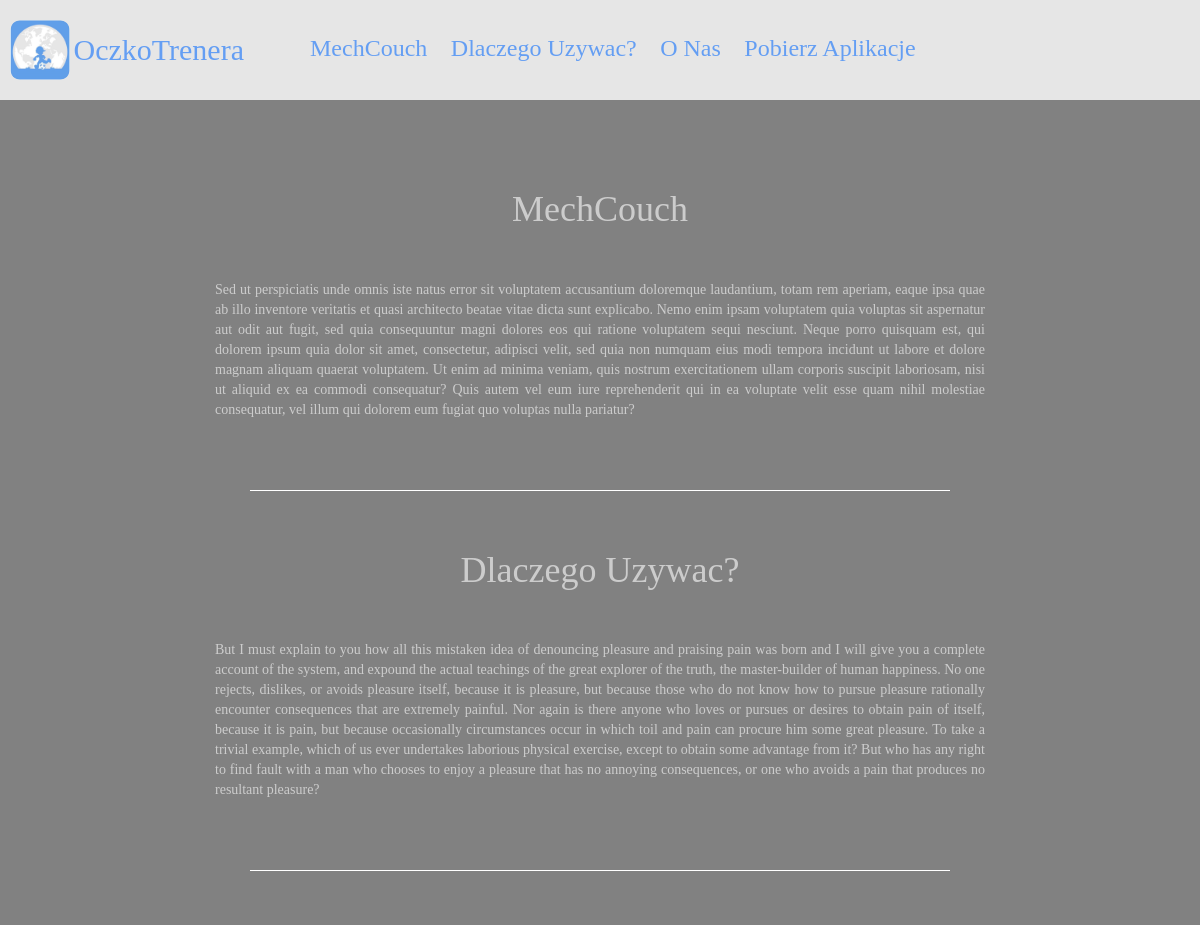
Before: / (upper part) with the older database file.
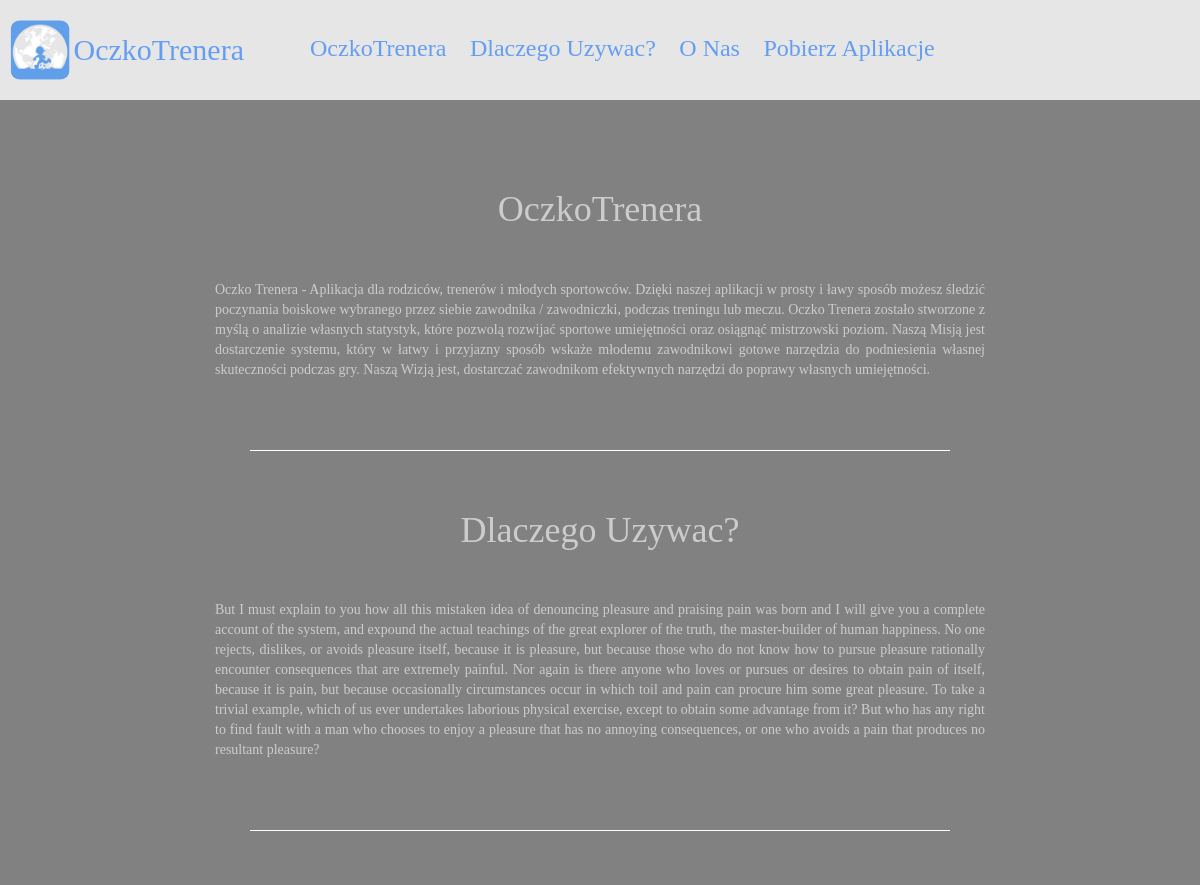
After: the same page with the newer database file.
### tables this page shows
create table description(
id int not null auto_increment,
title varchar(30),
content text,
photo varchar(50),
primary key(id));

### _header/menu.php (the view, shortened to what this page needs)
<header class="container-fluid myheader">
    <nav class="mynavbar row">
        <div class="logo" style="width: auto">
            <a href="index.php" style="text-decoration: none; color: #649EF3">
                <img id="logo" src="_photos/logo.jpg" alt="logo">
                <h4>OczkoTrenera</h4></a>
        </div>
        <div class="mymenu">
            <ul>
                <?php
                $result = $db->query("select id, title, photo from description;");
                if ($result->rowCount()) {
                    while ($data = $result->fetch()) {
                        ?>
                        <li class="d-inline-block"><a class="nav-link <?php echo $data['id'] ?>" href="#" onclick="slidedown('<?php echo $data['id'] ?>')"><h3 class="menu_bigger"><?php echo $data['title']; ?></h3><h3 class="menu_smaller"><?php echo $data['photo'] ?></h3></a></li>
                                    <?php
                                }
                            }
                            ?>
            </ul>
        </div>
    </nav>
</header>

### index.php (shortened to what this page needs)
<?php
require_once 'connect_db.php';
?>
<!DOCTYPE html>
<html>
    <head>
        <link rel="stylesheet" href="https://code.jquery.com/ui/1.12.1/themes/smoothness/jquery-ui.css">
        <?php require 'links_head.php'; ?>
    </head>
    <body>
        <div id="mybody">
            <?php require '_header/menu.php'; ?>
            <?php require '_content/content.php'; ?>
            <?php require 'links_end.php'; ?>
        </div>
    </body>
</html>

### links_head.php
<link href="css_main.css" rel="stylesheet" type="text/css">
<link href="_header/css_menu.css" rel="stylesheet" type="text/css">
<link href="_footer/css_footer.css" rel="stylesheet" type="text/css">
<link href="_content/css_content.css" rel="stylesheet" type="text/css">
<link href="_external/css/bootstrap.min.css" rel="stylesheet" type="text/css">
<link rel="stylesheet" href="https://code.jquery.com/ui/1.12.1/themes/smoothness/jquery-ui.css">

### _content/content.php (shortened to what this page needs)
<div class="content container-fluid pt-5">
    <div class="row">
        <?php
        $result = $db->query("select id, title, content from description");
        if ($result->rowCount()) {
            while ($data = $result->fetch()) {
                ?>
                <div id="<?php echo $data['id'] ?>" class = "col-md-8 ml-auto mr-auto description">
                    <h1><?php echo $data['title'] ?></h1>
                    <p><?php echo $data['content'] ?></p>
                </div>
                <div class="hdivider col-11 col-md-7 m-auto">
                </div>
                <?php
            }
        }
        ?>
    </div>
</div>

### links_end.php (shortened to what this page needs)
<link rel="stylesheet" href="https://maxcdn.bootstrapcdn.com/bootstrap/3.4.0/css/bootstrap.min.css">

### css_main.css (style rules this page uses)
#mybody { font-family: "Comic Sans MS"; margin: 0px; padding: 0px; background-color: #818181; }
.content { color: rgba(255,255,255,0.6); }
a { color: black; text-decoration: none; text-shadow: none; }

### _header/css_menu.css (style rules this page uses)
.myheader { position: -webkit-sticky; position: sticky; top: 0; background-color: rgba(255, 255,255, 0.8); height: auto; z-index: 1; }
ul { list-style-type: none; margin: 0; margin-left: auto; padding: 0px; }
nav a { color: #649EF3; text-decoration: none; text-transform: capitalize; }
header h3,header h4 { margin: 0px; padding: 0px; display: inline; vertical-align: middle; }
.logo { padding-left: 10px; margin-right: auto; }
.mymenu { width: 75%; }
@media only screen and (min-width: 1100px) { .mymenu { padding-top: 10px; } }
@media only screen and (min-width: 1100px) { .myheader { padding: 20px 5px 20px 5px; } }
@media only screen and (min-width: 1100px) { .logo img { border-radius: 10px; width: 60px; height: 60px; } }
@media only screen and (min-width: 1100px) { .logo h4 { font-size: 30px; } }
@media only screen and (min-width: 1100px) { .menu_bigger { display: block; } }

### _content/css_content.css (style rules this page uses)
.description { text-align: justify; text-justify: inter-word; padding: 5vw; min-height: 40vw; }
.description h1 { padding: 0px; margin: 0px; padding-bottom: 50px; text-align: center; text-transform: capitalize; }
.hdivider { border-bottom: white solid 1px; }

Changed rows visible on the page:
changed description: title "MechCouch" → "OczkoTrenera"; content "Sed ut perspiciatis unde omnis iste natus error sit voluptatem accusantium doloremque laudantium, totam rem aperiam, eaque ipsa quae ab illo inventore veritatis et quasi architecto beatae vitae dicta sunt explicabo. Nemo enim ipsam voluptatem quia voluptas sit aspernatur aut odit aut fugit, sed quia consequuntur magni dolores eos qui ratione voluptatem sequi nesciunt. Neque porro quisquam est, qui dolorem ipsum quia dolor sit amet, consectetur, adipisci velit, sed quia non numquam eius modi tempora incidunt ut labore et dolore magnam aliquam quaerat voluptatem. Ut enim ad minima veniam, quis nostrum exercitationem ullam corporis suscipit laboriosam, nisi ut aliquid ex ea commodi…" → "Oczko Trenera - Aplikacja dla rodziców, trenerów i młodych sportowców. Dzięki naszej aplikacji w prosty i ławy sposób możesz śledzić poczynania boiskowe wybranego przez siebie zawodnika / zawodniczki, podczas treningu lub meczu. Oczko Trenera zostało stworzone z myślą o analizie własnych statystyk, które pozwolą rozwijać sportowe umiejętności oraz osiągnąć mistrzowski poziom. Naszą Misją jest dostarczenie systemu, który w łatwy i przyjazny sposób wskaże młodemu zawodnikowi gotowe narzędzia do podniesienia własnej skuteczności podczas gry. Naszą Wizją jest, dostarczać zawodnikom efektywnych narzędzi do poprawy własnych umiejętności."
